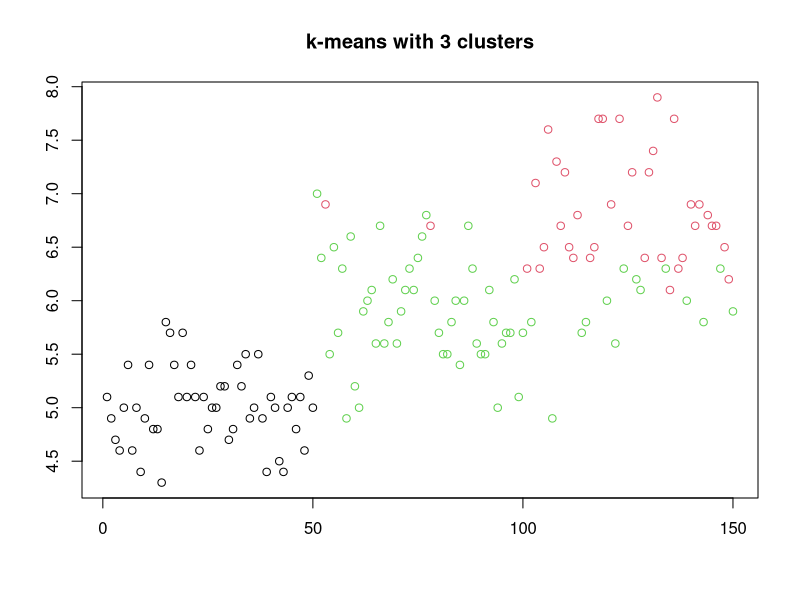
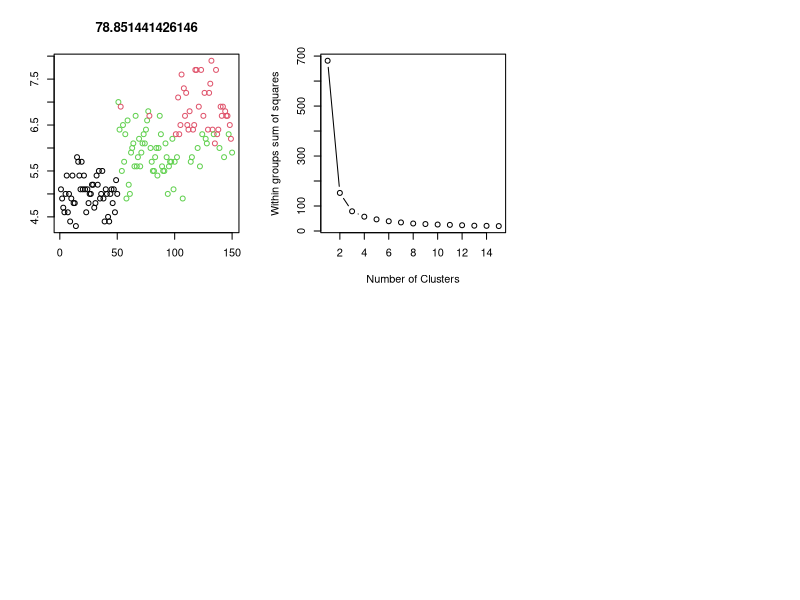

These charts were generated, in order, by the following R code:
#unsupervised learning

data(iris)
x=iris[,1:4]
names(iris)
colMeans(x)

# Create the k-means model: km.out
km.out = kmeans(x, centers=3, nstart =20)

# Inspect the result
summary(km.out)

# Print the cluster membership component of the model
km.out$cluster


# Print the km.out object
km.out
xx=x[,1]
# Scatter plot of x
plot(xx, col = km.out$cluster,
     main = "k-means with 3 clusters", 
     xlab = "", ylab = "")

# Set up 2 x 3 plotting grid
par(mfrow = c(2, 3))

# Set seed
set.seed(1)

for(i in 1:6) {
  # Run kmeans() on x with three clusters and one start
  km.out <- kmeans(x,center=3,nstart=1)}
  
  # Plot clusters
  plot(xx, col =km.out$cluster, 
       main = km.out$tot.withinss, 
       xlab = "", ylab = "")
  
  
  
  # Initialize total within sum of squares error: wss
  wss <- 0
  
  # For 1 to 15 cluster centers
  for (i in 1:15) {
    km.out <- kmeans(x, centers = i, nstart = 20)
    # Save total within sum of squares to wss variable
    wss[i] <- km.out$tot.withinss
  }
  
  # Plot total within sum of squares vs. number of clusters
  plot(1:15, wss, type = "b", 
       xlab = "Number of Clusters", 
       ylab = "Within groups sum of squares")
  
  # Set k equal to the number of clusters corresponding to the elbow location
  k <- 2  # 3 is probably OK, too

